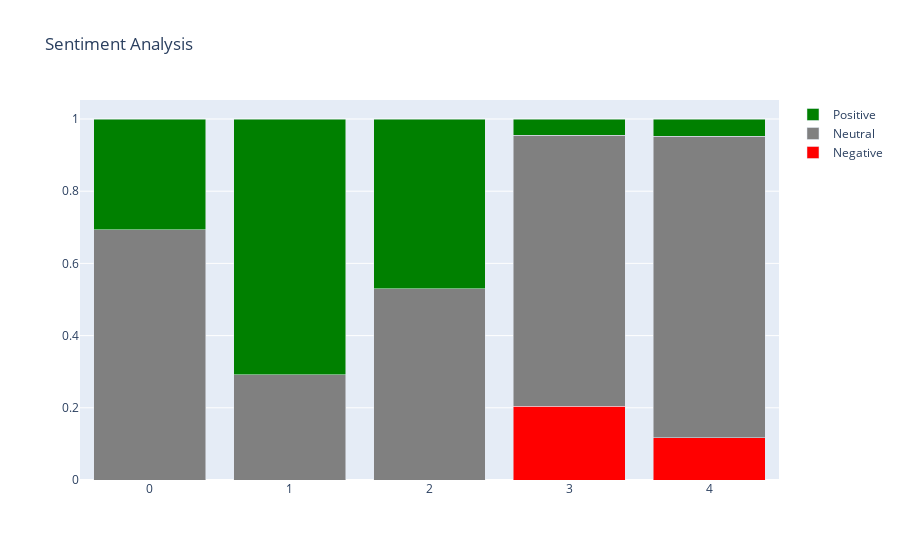

Notebook source saved alongside this figure:
### Code cell
#data 


Neg = go.Bar(   x = Bar_DF['place'],
                y = Bar_DF['neg'],
                name = 'Negative',
                marker = dict( color = 'Red')
)

Neu = go.Bar(   x = Bar_DF['place'],
                y = Bar_DF['neu'],
                name = 'Neutral',
                marker = dict( color = 'gray')
)

Pos = go.Bar(   x = Bar_DF['place'],
                y = Bar_DF['pos'],
                name = 'Positive',
                marker = dict( color = 'green')
)




data = [Neg, Neu, Pos]

#layout
layout = go.Layout(title = "Sentiment Analysis",barmode='stack')

#figure
fig = go.Figure(data = data, layout = layout)
fig.show()

### Figure 1 — Plotly figure (JSON) as saved in the notebook; plotly's stock layout.template omitted (floating-point values rounded to 4 significant figures)
{"data": [{"marker": {"color": "Red"}, "name": "Negative", "type": "bar", "x": [0, 1, 2, 3, 4], "y": [0, 0, 0, 0.204, 0.117]}, {"marker": {"color": "gray"}, "name": "Neutral", "type": "bar", "x": [0, 1, 2, 3, 4], "y": [0.693, 0.291, 0.53, 0.751, 0.835]}, {"marker": {"color": "green"}, "name": "Positive", "type": "bar", "x": [0, 1, 2, 3, 4], "y": [0.307, 0.709, 0.47, 0.045, 0.048]}], "layout": {"barmode": "stack", "title": {"text": "Sentiment Analysis"}}}
